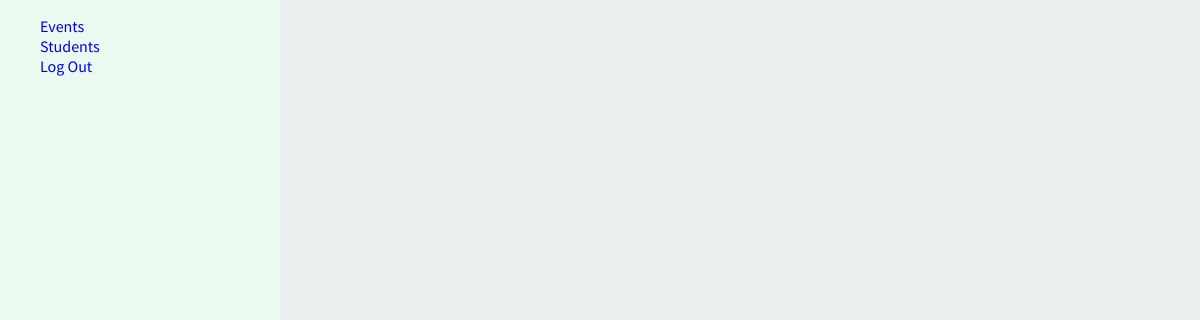
Before: / with the older database file.
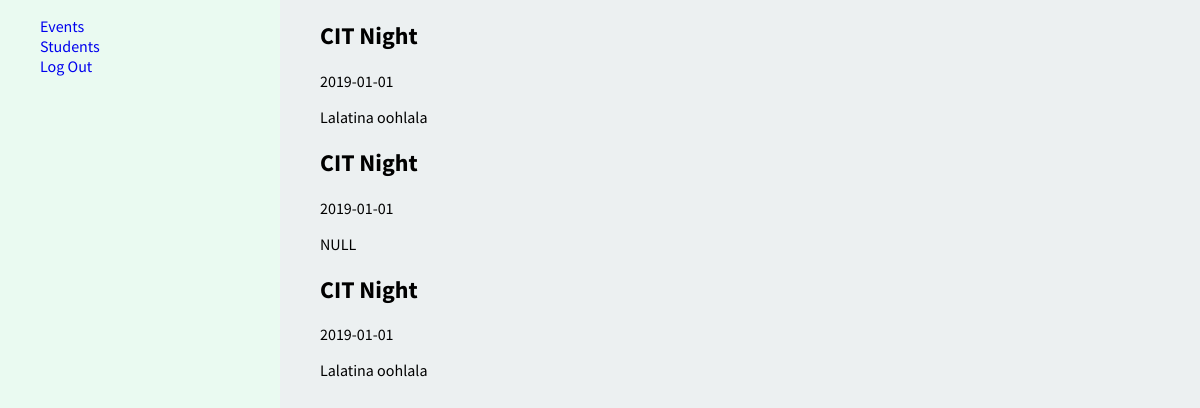
After: the same page with the newer database file.
### tables this page shows
CREATE TABLE `events` (
  `event_id` int(11) NOT NULL AUTO_INCREMENT,
  `title` varchar(255) DEFAULT NULL,
  `create_date` date DEFAULT NULL,
  `description` varchar(5000) DEFAULT NULL,
  `start_date` date DEFAULT NULL,
  `end_date` date DEFAULT NULL,
  PRIMARY KEY (`event_id`)
);

### welcome.php (the view)
<ul>
    <?php
      $sql = "SELECT * FROM sbo.events";
      $result = mysqli_query($conn, $sql);
      $resultCheck = mysqli_num_rows($result);
      if ($resultCheck > 0) {
        while ($row = mysqli_fetch_assoc($result)) {
          echo '<li>';
          echo '<h2>' . $row['title'] . '</h2>';
          echo '<p>' . $row['start_date'] . '</p>';
          echo '<p>' . $row['description'] . '</p>';
          echo '</li>';
        }
      }
    ?>
</ul>

### index.php (shortened to what this page needs)
<?php
  require 'inc/db.inc.php';
?>
<!DOCTYPE html>
<html lang="en" dir="ltr">
  <head>
    <link rel="stylesheet" type="text/css" href="https://cdn.datatables.net/1.10.20/css/jquery.dataTables.css">
    <link rel="stylesheet" href="src/css/master.css">
  </head>
  <body>
    <div class="main-wrapper">
      <div class="sidenav">
        <?php include 'sidenav.php'; ?>
      </div>
      <div class="content-wrapper">
        <?php include 'welcome.php';?>
      </div>
    </div>
  </body>
</html>

### sidenav.php (shortened to what this page needs)
<div class="col side-nav">
  <ul>
    <li>
      <a href="event.php">Events</a>
    </li>
    <li>
      <a href="students.php">Students</a>
    </li>
    <li>
      <a href="inc/logout.inc.php">Log Out</a>
    </li>
  </ul>
</div>

### src/css/master.css (style rules this page uses)
* { margin-left: 0; padding: 0; text-decoration: none; }
html, body { height: 100%; }
body { font-family: 'Source Sans Pro', sans-serif; margin-top: 0px; margin-right: 0px; max-width: 100%; background-color: #ECF0F1; }
li { list-style: none; }
.main-wrapper { width: 100%; height: 100%; display: flex; flex-direction: row; flex-wrap: wrap; height: inherit; flex-basis: auto; align-items: stretch; }
.sidenav { width: 20%; background-color: #EAFAF1; height: auto; padding-left: 2.5em; }
.content-wrapper { padding-left: 2.5em; flex-grow: 1; padding-right: 2.5em; }

Changed rows visible on the page:
added events: title "CIT Night", start_date "2019-01-01", description "Lalatina oohlala"
added events: title "CIT Night", start_date "2019-01-01", description "NULL"
added events: title "CIT Night", start_date "2019-01-01", description "Lalatina oohlala"
